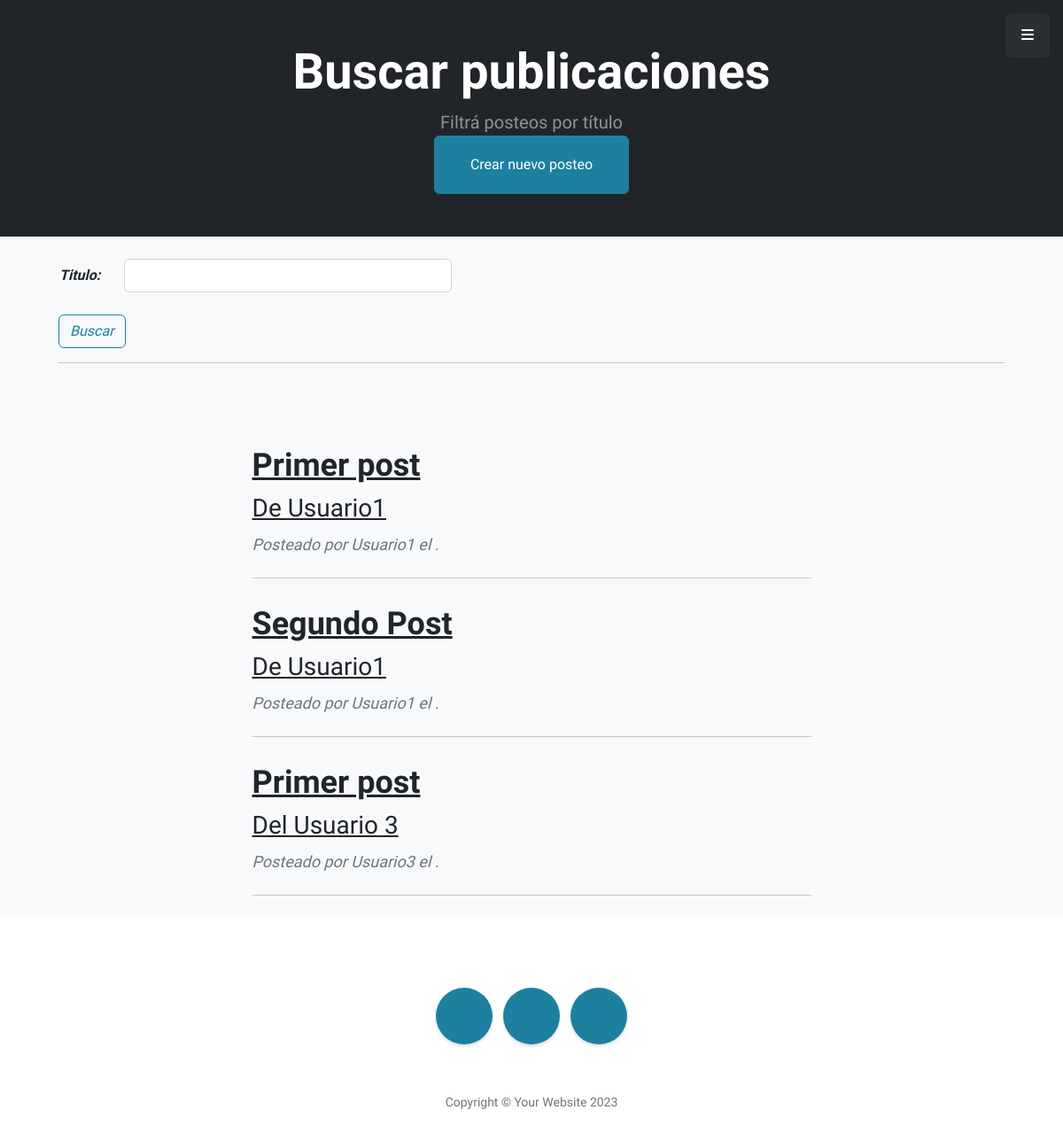
Before: /pages/buscar/ with the older database file.
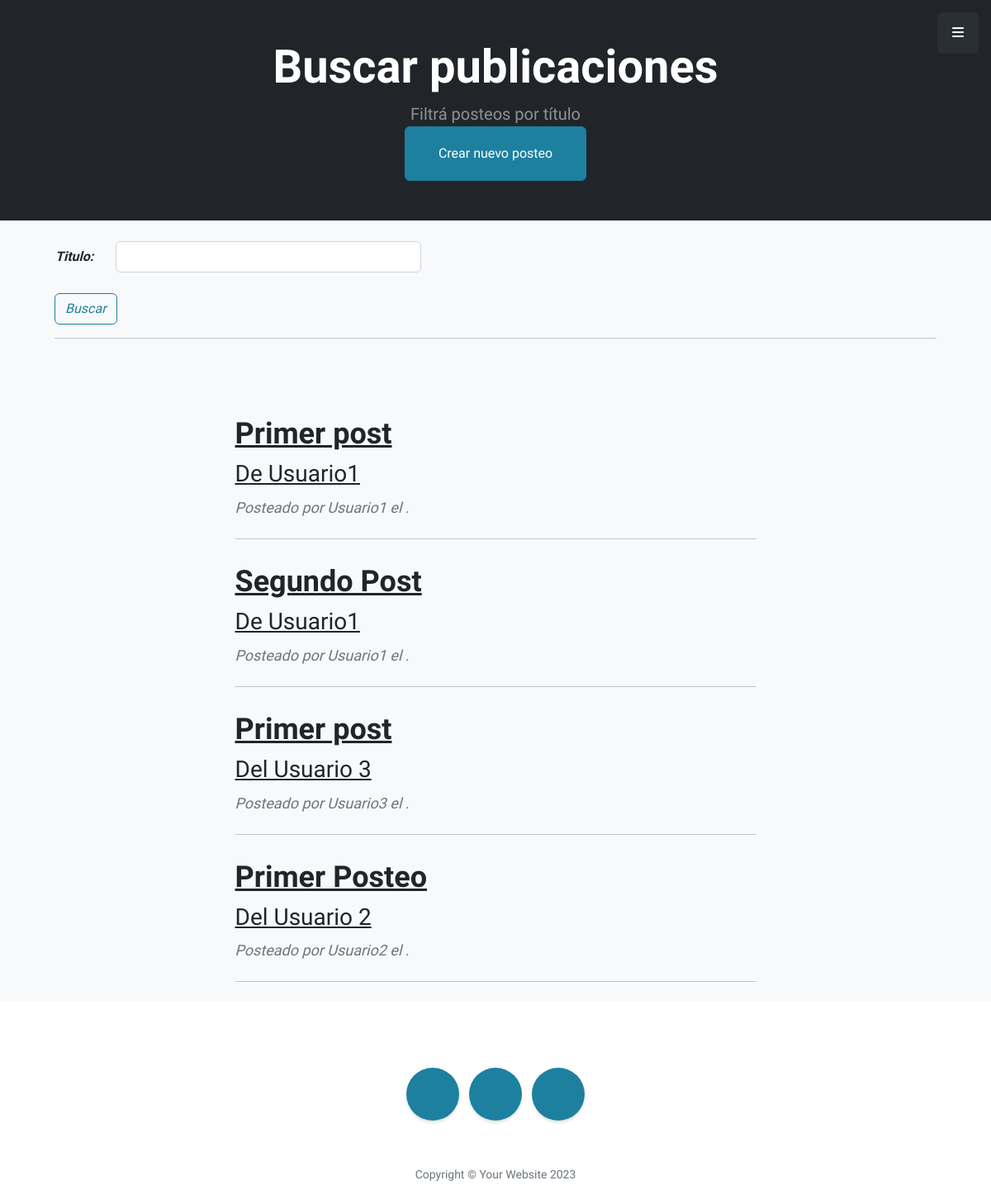
After: the same page with the newer database file.
### AppProyecto/models.py (models this page shows)
class Blog(models.Model):
    titulo         = models.CharField(max_length=255)
    subtitulo      = models.CharField(max_length=255)
    cuerpo         = RichTextField(null=True)
    autor          = models.ForeignKey(User, on_delete=models.CASCADE)
    fecha_creado   = models.DateField(auto_now_add=True, auto_now=False)
    imagen         = models.ImageField(upload_to='galeria/')

### AppProyecto/views.py (the view)
# urls.py: path('pages/buscar/', views.buscar_posts, name='Buscar_posts'),
def buscar_posts(request):
    titulo = request.GET.get('titulo', None)
    if titulo:
        posts = Blog.objects.filter(titulo__icontains=titulo)
    else:
        posts = Blog.objects.all()
    posts = posts.order_by('id')
    formulario_buscar_posts = FormularioBuscarPosts()
    return render(request, 'AppProyecto/buscar_posts.html', { 'formulario_buscar_posts' : formulario_buscar_posts, 'posts' : posts })

### AppProyecto/forms.py
class FormularioBuscarPosts(forms.Form):
    titulo = forms.CharField(max_length=255, required=False, widget=forms.TextInput(attrs={ 'class' : 'form-control' }))

### AppProyecto/templates/AppProyecto/buscar_posts.html (shortened to what this page needs)
{% extends 'AppProyecto/padre.html' %}
{% load static %}
{% block bloque_header %}
    <header class="bg-dark py-4">
        <div class="container px-3 px-lg-4 my-4">
            <div class="text-center text-white">
                <h1 class="display-4 fw-bolder">
                    Buscar publicaciones
                </h1>
                <p class="lead fw-normal text-white-50 mb-0">
                    Filtrá posteos por título
                </p>
                <a class="btn btn-primary btn-xl" href="{% url 'Nuevo_post' %}">Crear nuevo posteo</a>
            </div>
        </div>
    </header>
{% endblock bloque_header %}
{% block contenidoQueCambia %}
<section class="bg-light">
    <div class="container">
        <form class="p-3 p-lg-4" action={% url 'Buscar_posts' %} method="GET">
            <table class="col-md-5 fst-italic">
                {{ formulario_buscar_posts.as_table }}
            </table>
            <div class="py-3 py-lg-4">
                <button class="btn btn-outline-primary fst-italic"> Buscar</button>
                <hr/>
            </div>
        </form>
        {% if posts %}
            <div class="row gx-4 gx-lg-5 justify-content-center">
                <div class="col-md-10 col-lg-8 col-xl-7">
                    {% for post in posts %}
                        <div class="post-preview">
                            <a href={% url 'Ver_post' post.id %}>
                                <h2 class="post-title">{{ post.titulo }}</h2>
                                <h3 class="post-subtitle">{{ post.subtitulo }}</h3>
                            </a>
                            <p class="post-meta">
                                Posteado por {{ post.autor }} el {{ post.fecha_creacion }}.
                            </p>
                        </div>
                        <hr class="my-4"/>
                    {% endfor %}
                </div>
            </div>
        {% else %}
            <div class="px-3 px-lg-4 pb-3 pb-lg-4 lead fst-italic">
                <p>No se encontraron publicaciones con los datos ingresados.</p>
            </div>
        {% endif %}
    </div>
</section>
{% endblock contenidoQueCambia %}

Changed rows visible on the page:
added Blog: titulo "Primer Posteo", subtitulo "Del Usuario 2", autor "Usuario2"
